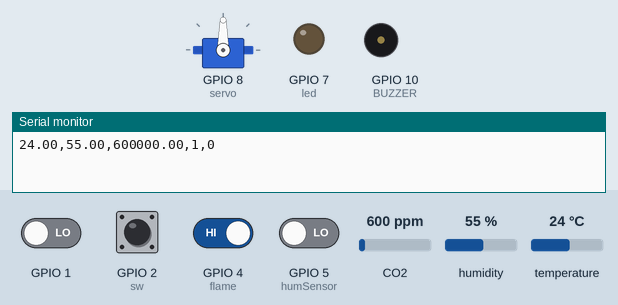
Simulated run of this sketch. Board: ESP32-S3. Parts: servo, output pins drawn as LEDs (lit = HIGH), buzzer (waves = sounding), the last lines printed to the serial monitor. The inputs (shaded band) are chosen by the test bench; at power-on: GPIO 2 (sw), GPIO 4 (flame) HIGH, GPIO 1, GPIO 5 (humSensor) LOW, CO2 600 ppm, humidity 55 %, temperature 24 °C.

Above: at 1.2 s.
1.3 s: GPIO 5 (humSensor) driven HIGH
At 3.4 s:
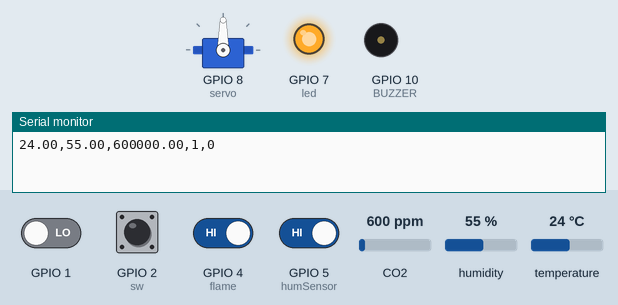
9.0 s: GPIO 1 driven HIGH
At 9.4 s:
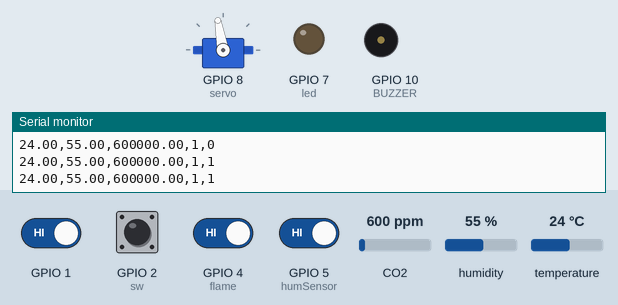
16.7 s: GPIO 5 (humSensor) driven LOW
18.2 s: GPIO 2 (sw) pulled LOW for 1.1 s
At 19.29 s:
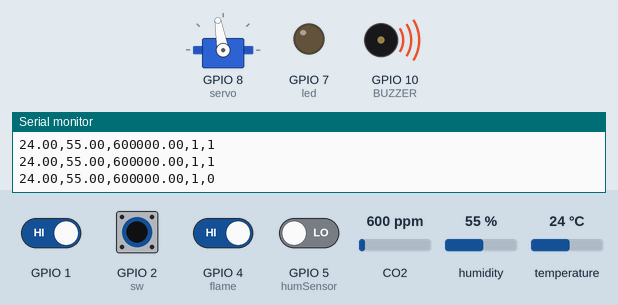
21.0 s: GPIO 4 (flame) driven LOW
At 23.2 s:
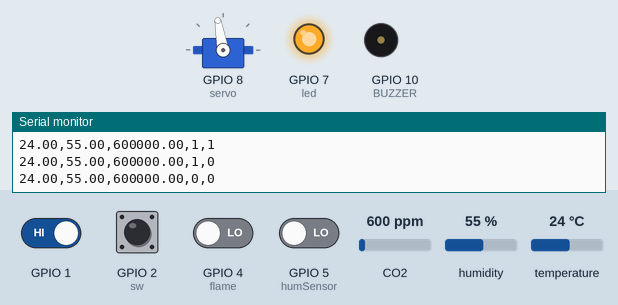
23.5 s: GPIO 4 (flame) driven HIGH
At 26.2 s:
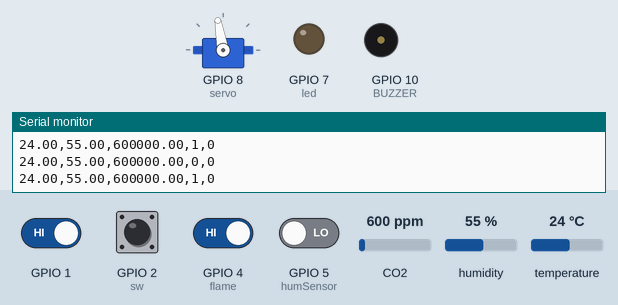
Timing chart, 0 to 27.6 s (numbered marks = the images above; inputs shaded):
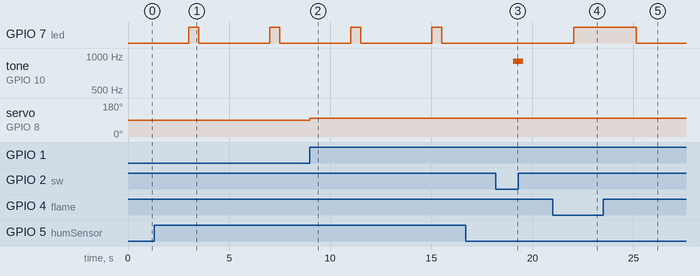

Measured:
- after the input at 1.3 s, GPIO 7 (led): alternates HIGH for 0.50 s and LOW for 3.5 s, starting after 1.7 s
- after the input at 9.0 s, servo on GPIO 8 (servo): 90° → 100° at once
- after the input at 16.7 s, every drawn part: stays the same
- after the input at 18.2 s, tone on GPIO 10 (BUZZER): silent → 900 Hz after 0.84 s, → silent 0.50 s later
- after the input at 21.0 s, GPIO 7 (led): LOW → HIGH after 1.0 s
- after the input at 23.5 s, GPIO 7 (led): HIGH → LOW after 1.7 s

The sketch:

project.ino
```cpp
//#include <DHT11.h>
#include <DHT.h>
#include <WiFi.h>
#include "MQ135.h"
#include <Servo.h>
#include <ArduinoJson.h>
#define DHTPIN 6
#define DHTTYPE DHT22
#define BUZZER 10
#define RLOAD 10.0

#define RZERO 76.63

#define PARA 116.6020682
#define PARB 2.769034858

#define ANALOGPIN A0
//#define RZERO 206.85
MQ135 gasSensor = MQ135(ANALOGPIN);

const int beepFrequency = 900;
const int beepDuration = 500;
Servo servo;

int flag = 0;
int sw=2;
int flame = 4;
int state = 0;
int led = 7;
int humSensor = 5;
int angle = 0;

DHT dht(DHTPIN,DHTTYPE);
int tones[] = {261,294,330,349,392,440,494,523};

//DHT11 dht11(temhu);

void setup()
{

  dht.begin();
  pinMode(sw,INPUT_PULLUP);
  pinMode(DHTPIN,INPUT);
  pinMode(flame, INPUT);
  pinMode(led , OUTPUT);
  pinMode(humSensor, INPUT);
  attachInterrupt(0,left,RISING);
  attachInterrupt(1,right,RISING);
  servo.attach(8);
  angle = 90;
  servo.write(angle);
  //float rzero = gasSensor.getRZero();
  //delay(3000);
  //Serial.print("MQ135 RZERO Calibration Value : ");
  //Serial.println(rzero);
  Serial.begin(115200);
}

void loop()
{
  state = digitalRead(flame);

  digitalWrite(led,LOW);

  if (state ==0)
  {
    //Serial.println("ON");
    digitalWrite(led,HIGH);
    delay(100);
  }
  else
  {
    //Serial.println("OFF");
    digitalWrite(led, LOW);
  }

  //delay(100);

  int humState = digitalRead(humSensor);
  //Serial.println(humstate);
  if(humState == HIGH)
  {
    digitalWrite(led,HIGH);
    delay(500);
    digitalWrite(led,LOW);
    delay(500);
  }


  int buttonState = digitalRead(sw);
  float h = dht.readHumidity();
  float t = dht.readTemperature();


  float correctedRZero = gasSensor.getCorrectedRZero(t,h);
  float resistance = gasSensor.getResistance();
  float ppm = gasSensor.getPPM();
  float correctedPPM = gasSensor.getCorrectedPPM(t,h);

  // Serial.print("ppm : ");
  // Serial.println(ppm *1000);


  //  Serial.print(t);
  //  Serial.print(" ");
    //delay(1000);
  //  Serial.println(h);
    //Serial.print(" ");
    //delay(1000);

  buzzerAct(buttonState);

  Serial.print(t);
  Serial.print(',');
  Serial.print(h);
  Serial.print(',');
  Serial.print(ppm*1000);
  Serial.print(',');
  //flame sensor
  Serial.print(state);
  Serial.print(',');
  Serial.print(humState);
  Serial.print('\n');

  /*
   String jsondata ="";
  StaticJsonBuffer<200> jsonBuffer;
  JsonObject &root = jsonBuffer.createObject();
  root["temp"] = t;
  root["humi"] = h;
  root["ppm"] = ppm *1000;
  root["flameState"] = state;
  root["humState"] = humState;
  root.printTo(jsondata);
  Serial.println(jsondata);
 */

  delay(3000);
}

void buzzerAct(int buttonState)
{
  if( buttonState == 0)
  {
    tone(BUZZER, beepFrequency, beepDuration);
  }
}


void left()
{
 //Serial.print("left!!");

  angle -=10;
  if(angle <0)
  angle = 0;
  servo.write(angle);
}

void right()
{
  //Serial.print("right!!");

  angle +=10;
  if(angle >180)
  angle =180;
  servo.write(angle);

}
```
